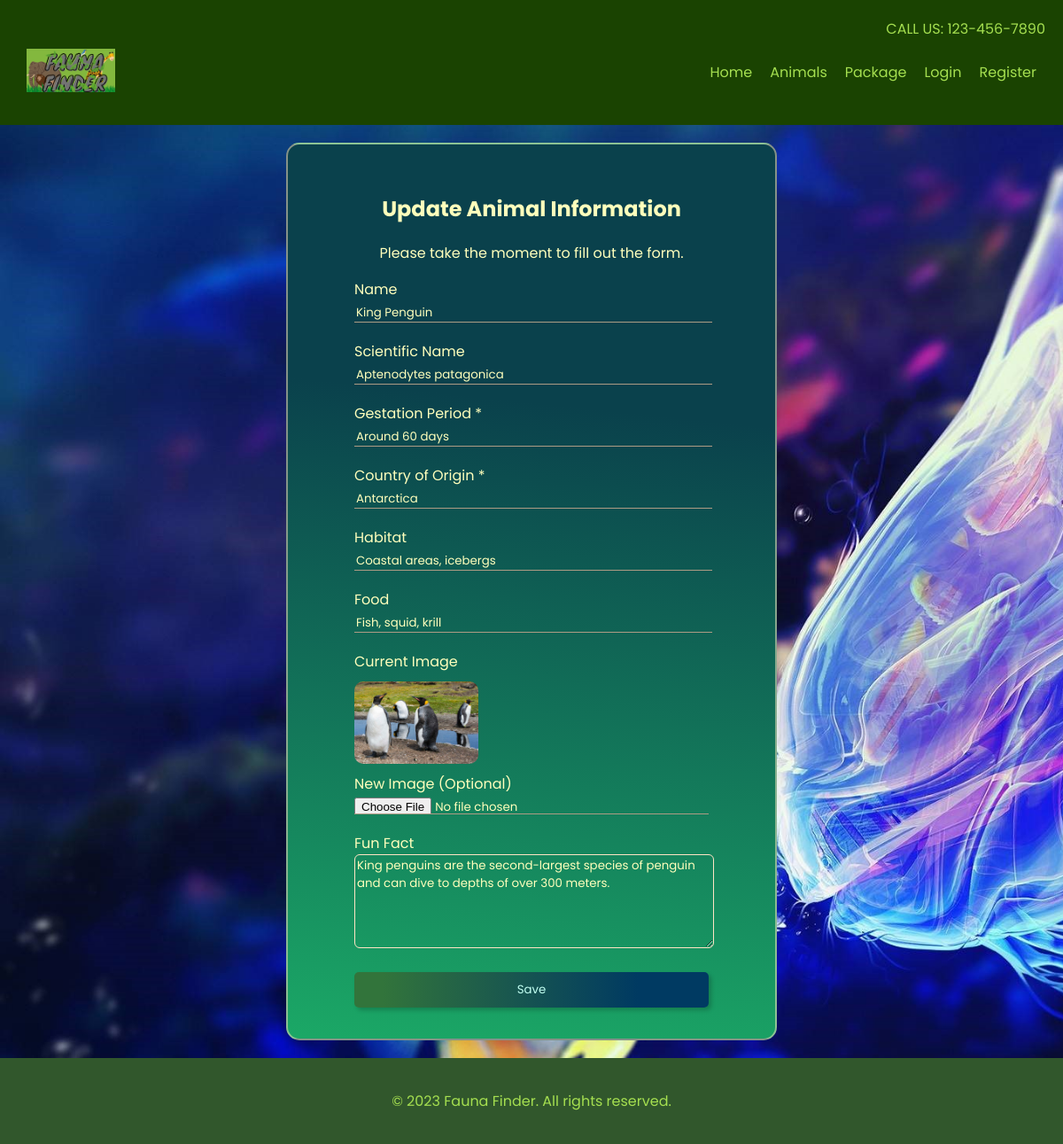
The app's page /edit_animal.php?eid=2 with its own data.
### tables this page shows
CREATE TABLE `animal` (
  `animal_id` int(11) NOT NULL,
  `name` varchar(255) NOT NULL,
  `scientific_name` varchar(255) NOT NULL,
  `gestation_period` varchar(255) NOT NULL,
  `country_origin` varchar(255) NOT NULL,
  `habitat` varchar(255) NOT NULL,
  `food` varchar(255) NOT NULL,
  `fun_fact` text NOT NULL,
  `image` text NOT NULL
);

### edit_animal.php (the view, shortened to what this page needs)
<?php
    require 'inc/config.php';
    if(isset($_GET['eid']) && !empty($_GET['eid'])){
        $eid = $_GET['eid'];
        $sql = "SELECT * from animal where animal_id = $eid";
        $result = mysqli_query($conn, $sql);
        $row = $result->fetch_assoc();
    }else{
        echo "<script>window.location.href='update.php';</script>";
    }
?>
<!DOCTYPE html>
<html lang="en">
<head>
    <link rel="stylesheet" href="css/Animals-page/add_animal.css">
</head>
<body>
    <?php
        require 'inc/header.php';
    ?>
    <div class="container">
        <h2>Update Animal Information</h2>
        <p>Please take the moment to fill out the form.</p>
        <form action="functions.php" method="POST" enctype="multipart/form-data">
            <label>Name</label>
            <input type="text" name="name" value="<?php echo $row['name'] ?>" required>
            <label>Scientific Name</label>
            <input type="text" name="sciencename" value="<?php echo $row['scientific_name'] ?>" required>
            <label>Gestation Period *</label>
            <input type="text" name="period" value="<?php echo $row['gestation_period'] ?>" required>
            <label>Country of Origin *</label>
            <input type="text" name="country" value="<?php echo $row['country_origin'] ?>" required>
            <label>Habitat</label>
            <input type="text" name="habitat" value="<?php echo $row['habitat'] ?>" required>
            <label>Food</label>
            <input type="text" name="food" value="<?php echo $row['food'] ?>" required>
            <label>Current Image</label>
            <div class="imgOuter">
                <img src="image/upload/<?php echo $row['image']; ?>" class="imgbox"/>
            </div>
            <label>New Image (Optional)</label>
            <input type="file" name="image">
            <label>Fun Fact</label>
            <textarea name="fact" id="fact" cols="30" rows="5"><?php echo $row['fun_fact'] ?></textarea>
            <button name="update_animal" type="submit">Save</button>
        </form>
    </div>
    <?php
        require 'inc/footer.php';
    ?>
</body>
</html>

### css/Animals-page/add_animal.css (style rules this page uses)
body { font-family: 'Poppins', sans-serif; margin: 0; padding: 0; background-image: url(../../image/Animals-page/seacreatures.jpg); background-size: cover; background-repeat: no-repeat; }
.container { text-align: center; width: 100%; background: rgb(27,168,102); background: linear-gradient(6deg, rgba(27,168,102,1) 0%, rgba(10,65,76,1) 70%); width: fit-content; padding: 35px 75px; margin: 20px auto; border-radius: 15px; border: 2px solid rgba(255, 228, 196, 0.5); color: #ffffbc; }
form { width: 400px; margin: auto; }
form label { display: block; text-align: start; }
form input { width: 100%; margin-bottom: 20px; height: 18px; background-color: transparent; border: 0; border-bottom: 1px solid rgb(174, 155, 132); outline: none; width: 100%; color: #ffffbc; font-family: 'Poppins', sans-serif; }
form textarea { width: 100%; background-color: transparent; color: #ffffbc; font-family: 'Poppins', sans-serif; border: 1px solid bisque; border-radius: 6px; outline: none; }
button { background: rgb(50,116,59); background: linear-gradient(90deg, rgba(50,116,59,1) 8%, rgba(0,58,98,1) 80%); color: rgb(194, 255, 242); padding: 10px; height: 40px; margin-top: 20px; cursor: pointer; border: none; border-radius: 5px; width: 100%; font-family: 'Poppins', sans-serif; box-shadow: 3px 3px 5px rgba(0, 0, 0, 0.2); }
.imgbox { width: 140px; border-radius: 10px; }
.imgOuter { display: flex; padding: 10px 0; }

### records on screen
animal: name "King Penguin", sciencename "Aptenodytes patagonica", period "Around 60 days", country "Antarctica", habitat "Coastal areas, icebergs", food "Fish, squid, krill", image (picture), fact "King penguins are the second-largest species of penguin and can dive to depths of over 300 meters."
